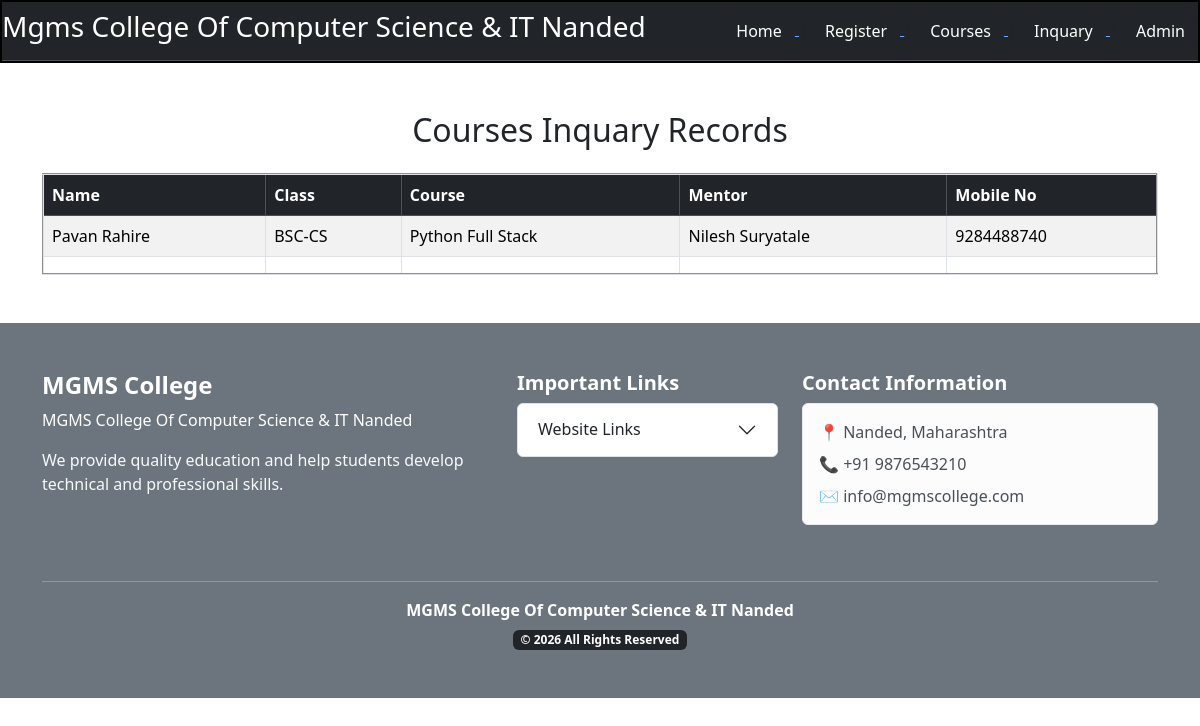
Page /Inquary/ on the committed database.
### Databases/models.py (models this page shows, shortened)
class Students_Details(models.Model):
    Name=models.CharField(max_length=50)
    Class=models.CharField(max_length=50)
    Course=models.CharField(max_length=100)
    Mentor=models.CharField(max_length=100)
    MobileNo=models.CharField(max_length=15)

### Databases/views.py (the view)
# urls.py: path('Inquary/',Inquary)
def Inquary(request):
    Data=Students_Details.objects.all()
    return render(request,'Database/Inquary.html',{'Inquaries':Data})

### Templates/Database/Inquary.html (shortened to what this page needs)
<!DOCTYPE html> <html> <head> <link href="https://cdn.jsdelivr.net/npm/bootstrap@5.3.8/dist/css/bootstrap.min.css" rel="stylesheet">
</head>
<body>
    <header>
        <nav class="navbar bg-dark border-bottom border-body" data-bs-theme="dark">
            <div align="left">
                <h3 class="College">
                    Mgms College Of Computer Science & IT Nanded
                </h3>
            </div>
            <div align="right">
                <a href="http://127.0.0.1:8000/">
                    <button class="btn btn-dark">Home</button>
                </a> |
                <a href="http://127.0.0.1:8000/Register/">
                    <button class="btn btn-dark">Register</button>
                </a> |
                <a href="http://127.0.0.1:8000/Courses/">
                    <button class="btn btn-dark">Courses</button>
                </a> |
                <a href="http://127.0.0.1:8000/Inquary/">
                    <button class="btn btn-dark">Inquary</button>
                </a> |
                <a href="http://127.0.0.1:8000/admin/">
                    <button class="btn btn-dark">Admin</button>
                </a>
            </div>
        </nav>
    </header>
    <section class="container my-5">
        <h2 align="center" class="mb-4">
            Courses Inquary Records
        </h2>
        <table border="2" align="center"
               class="table table-striped table-bordered table-hover">
            <thead class="table-dark">
                <tr>
                    <th>Name</th>
                    <th>Class</th>
                    <th>Course</th>
                    <th>Mentor</th>
                    <th>Mobile No</th>
                </tr>
            </thead>
            <tbody>
                {%for inquary in Inquaries%}
                <tr>
                    <td>{{inquary.Name}}</td>
                    <td>{{inquary.Class}}</td>
                    <td>{{inquary.Course}}</td>
                    <td>{{inquary.Mentor}}</td>
                    <td>{{inquary.MobileNo}}</td>
                </tr>
                {%endfor%}
            </tbody>
        </table>
    </section>
    <footer class="bg-secondary text-white mt-5">
        <div class="container py-5">
            <div class="row">
                <div class="col-md-5 mb-4">
                    <h4 class="fw-bold">
                        MGMS College
                    </h4>
                    <p>
                        MGMS College Of Computer Science & IT Nanded
                    </p>
                    <p class="text-light">
                        We provide quality education and help students
                        develop technical and professional skills.
                    </p>
                </div>
                <div class="col-md-3 mb-4">
                    <h5 class="fw-bold">
                        Important Links
                    </h5>
                    <div class="accordion" id="footerAccordion">
                        <div class="accordion-item">
                            <h2 class="accordion-header">
                                <button class="accordion-button collapsed"
                                        type="button"
                                        data-bs-toggle="collapse"
                                        data-bs-target="#links">
                                    Website Links
                                </button>
                            </h2>
                        </div>
                    </div>
                </div>
                <div class="col-md-4 mb-4">
                    <h5 class="fw-bold">
                        Contact Information
                    </h5>
                    <div class="alert alert-light">
                        <p class="mb-2">
                            📍 Nanded, Maharashtra
                        </p>
                        <p class="mb-2">
                            📞 +91 9876543210
                        </p>
                        <p class="mb-0">
                            ✉️ info@mgmscollege.com
                        </p>
                    </div>
                </div>
            </div>
            <hr class="border-light">
            <div class="text-center">
                <p class="mb-1 fw-bold">
                    MGMS College Of Computer Science & IT Nanded
                </p>
                <span class="badge bg-dark">
                    © 2026 All Rights Reserved
                </span>
            </div>
        </div>
    </footer>
</body>
</html>

### Templates/Database/Inquary.html (style rules this page uses)
header { padding: auto; border: 2px solid black; margin: auto; }
.College { color: white; }

### rows in the picture
Students_Details: Name "Pavan Rahire", Class "BSC-CS", Course "Python Full Stack", Mentor "Nilesh Suryatale", MobileNo "9284488740"
